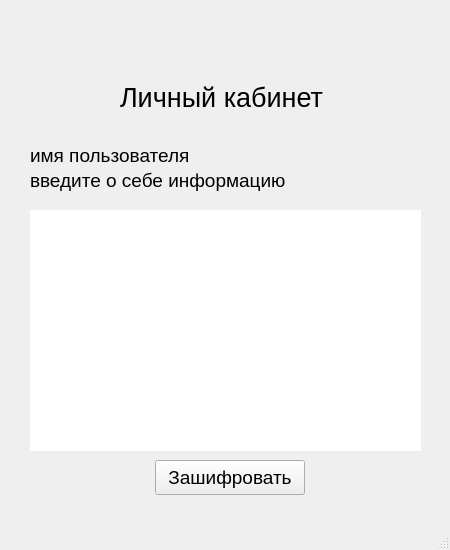
<?xml version="1.0" encoding="UTF-8"?>
<ui version="4.0">
 <class>personalKab</class>
 <widget class="QMainWindow" name="personalKab">
  <property name="geometry">
   <rect>
    <x>0</x>
    <y>0</y>
    <width>450</width>
    <height>550</height>
   </rect>
  </property>
  <property name="windowTitle">
   <string>MainWindow</string>
  </property>
  <widget class="QWidget" name="centralwidget">
   <widget class="QLabel" name="label">
    <property name="geometry">
     <rect>
      <x>120</x>
      <y>80</y>
      <width>211</width>
      <height>35</height>
     </rect>
    </property>
    <property name="font">
     <font>
      <pointsize>20</pointsize>
     </font>
    </property>
    <property name="text">
     <string>Личный кабинет</string>
    </property>
   </widget>
   <widget class="QPlainTextEdit" name="plainTextEdit">
    <property name="geometry">
     <rect>
      <x>30</x>
      <y>210</y>
      <width>391</width>
      <height>241</height>
     </rect>
    </property>
    <property name="font">
     <font>
      <pointsize>12</pointsize>
     </font>
    </property>
    <property name="frameShape">
     <enum>QFrame::NoFrame</enum>
    </property>
    <property name="plainText">
     <string/>
    </property>
   </widget>
   <widget class="QLabel" name="name_pk">
    <property name="geometry">
     <rect>
      <x>30</x>
      <y>140</y>
      <width>161</width>
      <height>31</height>
     </rect>
    </property>
    <property name="font">
     <font>
      <pointsize>14</pointsize>
     </font>
    </property>
    <property name="text">
     <string>имя пользователя</string>
    </property>
   </widget>
   <widget class="QLabel" name="label_3">
    <property name="geometry">
     <rect>
      <x>30</x>
      <y>165</y>
      <width>261</width>
      <height>31</height>
     </rect>
    </property>
    <property name="font">
     <font>
      <pointsize>14</pointsize>
     </font>
    </property>
    <property name="text">
     <string>введите о себе информацию</string>
    </property>
   </widget>
   <widget class="QPushButton" name="encrypt_pk">
    <property name="geometry">
     <rect>
      <x>155</x>
      <y>460</y>
      <width>150</width>
      <height>35</height>
     </rect>
    </property>
    <property name="font">
     <font>
      <pointsize>14</pointsize>
     </font>
    </property>
    <property name="text">
     <string>Зашифровать</string>
    </property>
   </widget>
  </widget>
  <widget class="QMenuBar" name="menubar">
   <property name="geometry">
    <rect>
     <x>0</x>
     <y>0</y>
     <width>450</width>
     <height>21</height>
    </rect>
   </property>
  </widget>
  <widget class="QStatusBar" name="statusbar"/>
 </widget>
 <resources/>
 <connections/>
</ui>
